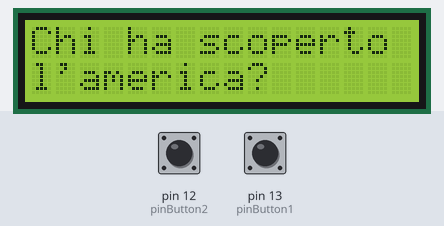
This sketch was run on a simulated Arduino Uno, built with avr-gcc and run on an emulated ATmega328P. Shown: 16×2 character LCD. The test bench sets the inputs (shaded band); at power-on: pin 12 (pinButton2) LOW, pin 13 (pinButton1) LOW.

Above: at 4.2 s.
4.3 s: pin 12 (pinButton2) pulled HIGH for 3.2 s
At 6.5 s:
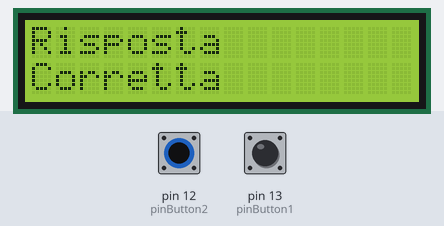
At 7.5 s:
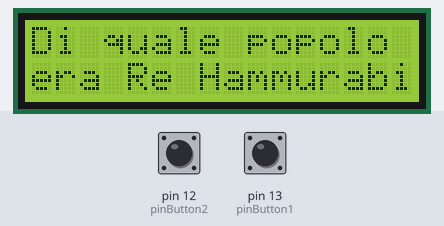
10.5 s: pin 13 (pinButton1) pulled HIGH for 0.15 s
At 12.8 s:
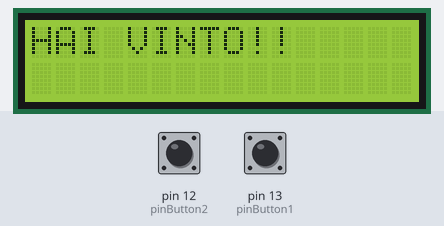
Timing chart, 0 to 14.3 s (numbered marks = the images above; inputs shaded):
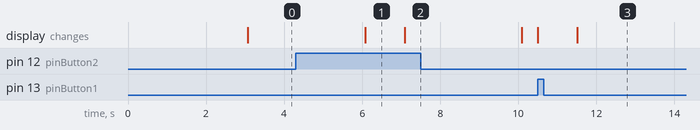

Measured:
- after the input at 4.3 s, the display: first differs from a run without the input after 1.8 s (image 1)
- after the input at 10.5 s, the display: first changes at once (image 3 shows a later state)
- what the display in image 1 shows lasts 1.0 s, from 6.1 s to 7.1 s

The sketch:

vuoiEsseremiglionario.ino
```cpp
/*
  Progetto 7: Creazione di un Gioco a quiz basato su macchina a stati
  Creato 14 Mag 2020
  da Andrea Primavera
*/

// Include il codice di libreria:
#include <LiquidCrystal.h>

// Inizializza la liberia associando i PIN dell'interfaccia
// LCD ai quali è connesso Arduino
const int rs = 11;
const int en = 10;
const int d4 = 5;
const int d5 = 4;
const int d6 = 3;
const int d7 = 2;
LiquidCrystal lcd(rs, en, d4, d5, d6, d7);
// Pulsanti
int pinButton1 = 13;
int pinButton2 = 12;
// Stato (macchina a stati)
int state      = 0;

void setup() {
  pinMode(pinButton1, INPUT);
  pinMode(pinButton2, INPUT);
  // Definisce il numero di righe e colonne del display LCD
  lcd.begin(16, 2);

  // Stampa il messaggio di benvenuto.
  lcd.setCursor(0,0);
  lcd.print("Chi vuole essere");
  lcd.setCursor(0,1);
  lcd.print("milionario?");
  delay(3000);
}

void loop()
{
  int valButton1 = digitalRead(pinButton1);
  int valButton2 = digitalRead(pinButton2);

  if(state==0)
  {
    // Stampa la prima domanda.
    lcd.clear();
    lcd.setCursor(0,0);
    lcd.print("Chi ha scoperto");
    lcd.setCursor(0,1);
    lcd.print("l'america?");
    delay(3000);
    lcd.clear();
    lcd.setCursor(0,0);
    lcd.print("1) Magellano");
    lcd.setCursor(0,1);
    lcd.print("2) Colombo");
    state = 1;
  }
  else if(state==1)
  {
    if(valButton1==HIGH)
    {
      // Risposta Errata
      lcd.clear();
      lcd.setCursor(0,0);
      lcd.print("Risposta");
      lcd.setCursor(0,1);
      lcd.print("Errata");
      delay(1000);
      state = 0;
    }
    if(valButton2==HIGH)
    {
      // Risposta Corretta
      lcd.clear();
      lcd.setCursor(0,0);
      lcd.print("Risposta");
      lcd.setCursor(0,1);
      lcd.print("Corretta");
      delay(1000);
      state = 2;
    }
  }
  else if(state==2)
  {
    // Stampa la seconda domanda.
    lcd.clear();
    lcd.setCursor(0,0);
    lcd.print("Di quale popolo");
    lcd.setCursor(0,1);
    lcd.print("era Re Hammurabi?");
    delay(3000);
    lcd.clear();
    lcd.setCursor(0,0);
    lcd.print("1) Babilonesi");
    lcd.setCursor(0,1);
    lcd.print("2) Sumeri");
    state = 3;
  }
  else if(state==3)
  {
    if(valButton1==HIGH)
    {
      // Risposta Errata
      lcd.clear();
      lcd.setCursor(0,0);
      lcd.print("Risposta");
      lcd.setCursor(0,1);
      lcd.print("Corretta");
      delay(1000);
      state = 4;
    }
    if(valButton2==HIGH)
    {
      // Risposta Corretta
      lcd.clear();
      lcd.setCursor(0,0);
      lcd.print("Risposta");
      lcd.setCursor(0,1);
      lcd.print("Errata");
      delay(1000);
      state = 0;
    }
  }
  else if(state==4)
  {
    // Fine gioco
    lcd.clear();
    lcd.setCursor(0,0);
    lcd.print("HAI VINTO!!");
  }
}
```
